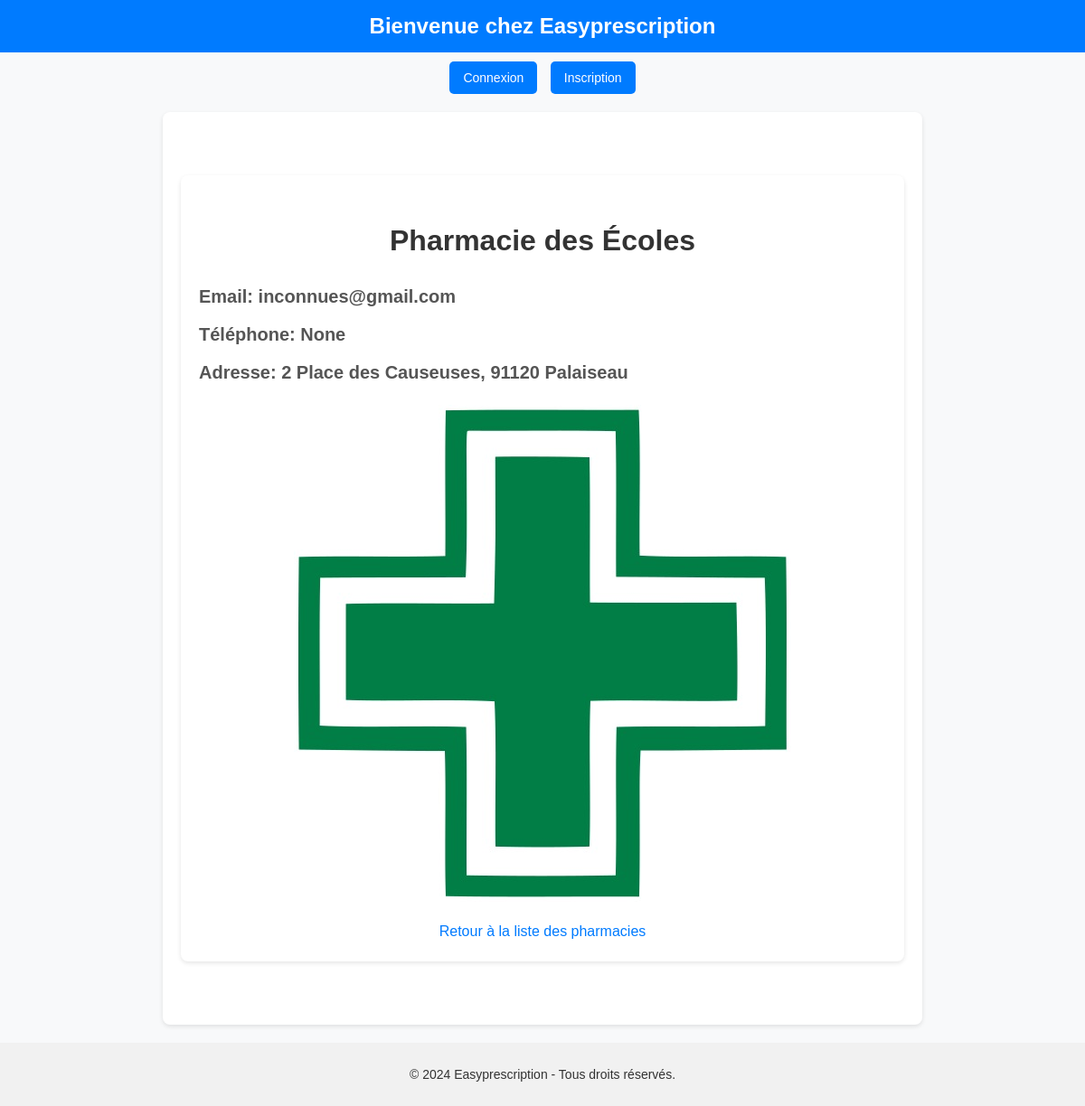
Page /pharmacie/pharmacie_des_ecoles/ on the earlier database version.
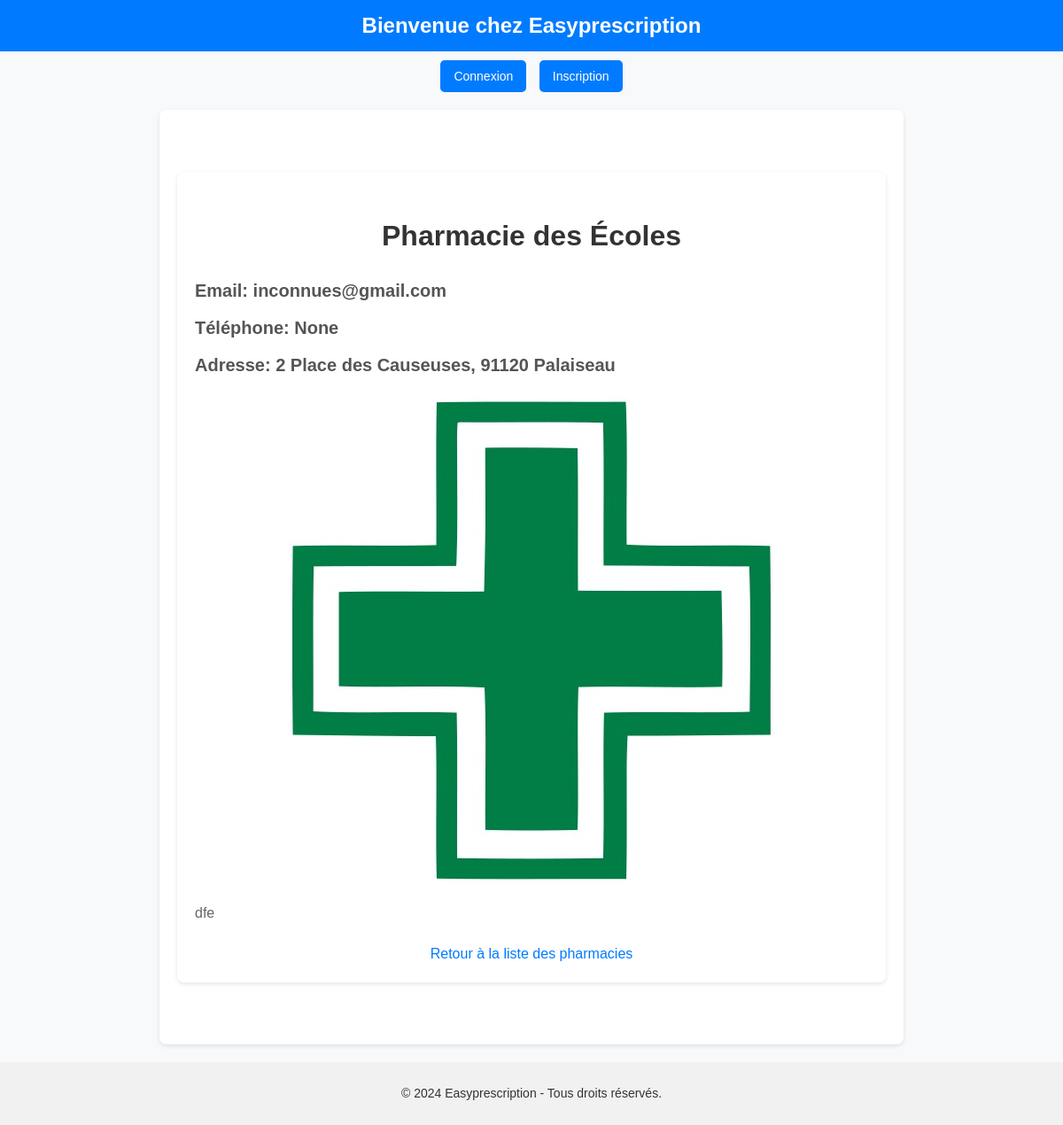
Same page on the later database version.
### pharmacies/models.py (models this page shows, shortened)
class Pharmacie(models.Model):
    name = models.CharField(max_length=128)
    slug = models.SlugField(max_length=128)
    adresse = models.CharField(max_length=256)
    email = models.EmailField(unique=True)
    telephone = models.CharField(max_length=15, blank=True, null=True)
    latitude = models.DecimalField(max_digits=9, decimal_places=6, blank=True, null=True)
    longitude = models.DecimalField(max_digits=9, decimal_places=6, blank=True, null=True)
    thumbnail = models.ImageField(upload_to= "p_pharmacies", blank= True, null= True)
    description = models.CharField(max_length=3000)

### dashboard/views.py (the view)
# urls.py: path("pharmacie/<str:slug>/",views.pharmacie_detail, name="pharmacie"),
def pharmacie_detail(request, slug):
    pharmacie = get_object_or_404(Pharmacie, slug=slug)
    print("pharmacie : ",pharmacie.thumbnail)
    return render(request, 'dashboard/detail.html', context={"pharmacie": pharmacie})

### dashboard/templates/dashboard/detail.html (shortened to what this page needs)
{% extends 'base.html' %}
{% block content %}
    <div class="pharmacy-detail-container">
        <h2>{{ pharmacie.name }}</h2>
        <h3>Email: {{ pharmacie.email }}</h3>
        <h3>Téléphone: {{ pharmacie.telephone }}</h3>
        <h4>Adresse: {{ pharmacie.adresse }}</h4>
        <img src="{{ pharmacie.thumbnail.url }}" alt="{{ pharmacie.name }}">
        <p>{{ pharmacie.description }}</p>
        <a href="{% url 'dashboard' %}" class="back-link">Retour à la liste des pharmacies</a>
    </div>
{% endblock %}

Differences in the rows shown:
changed Pharmacie "Pharmacie des Écoles": description (not shown) → "dfe"
